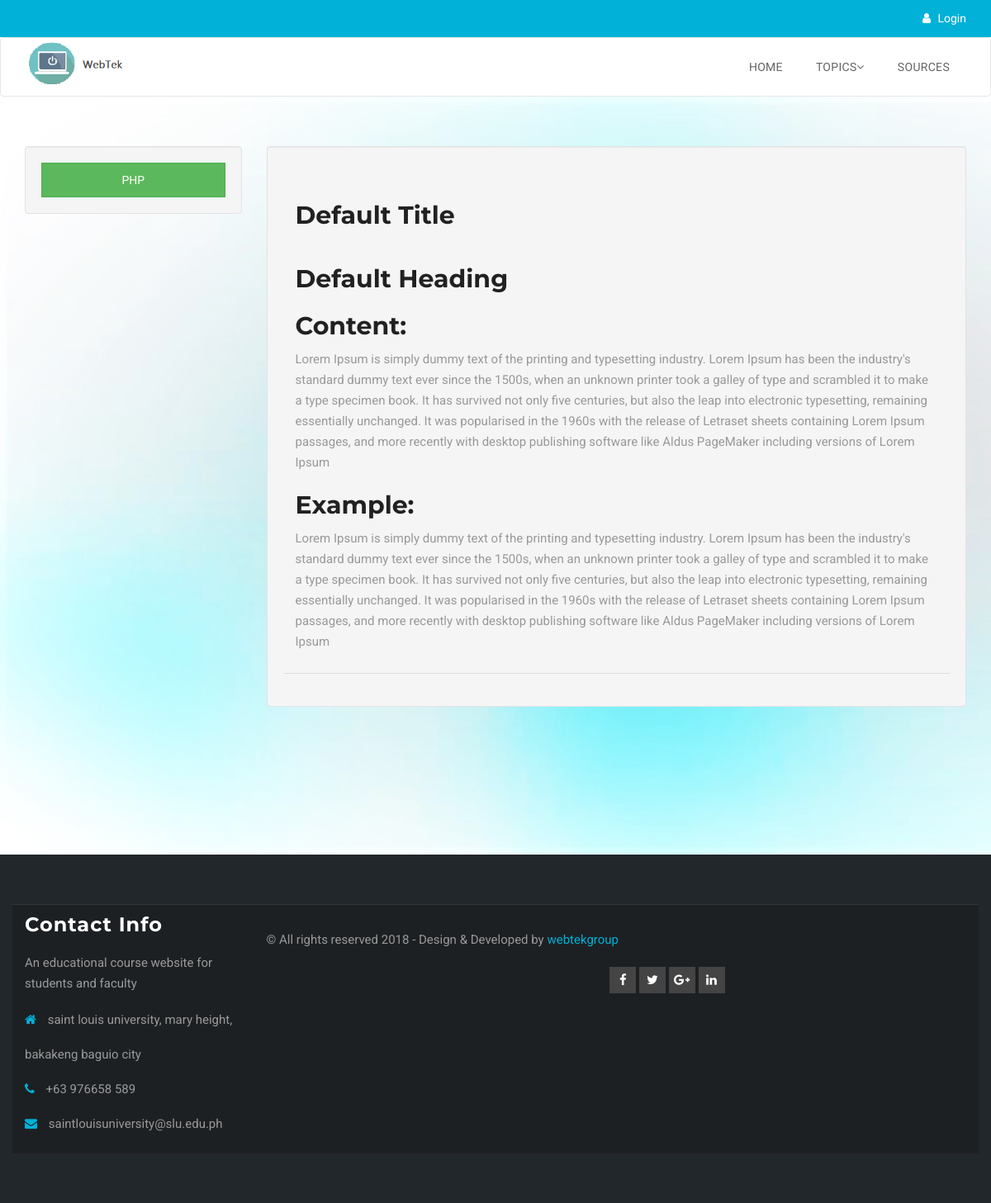
The page /index.php/welcome/loadPHP on the database as committed earlier.
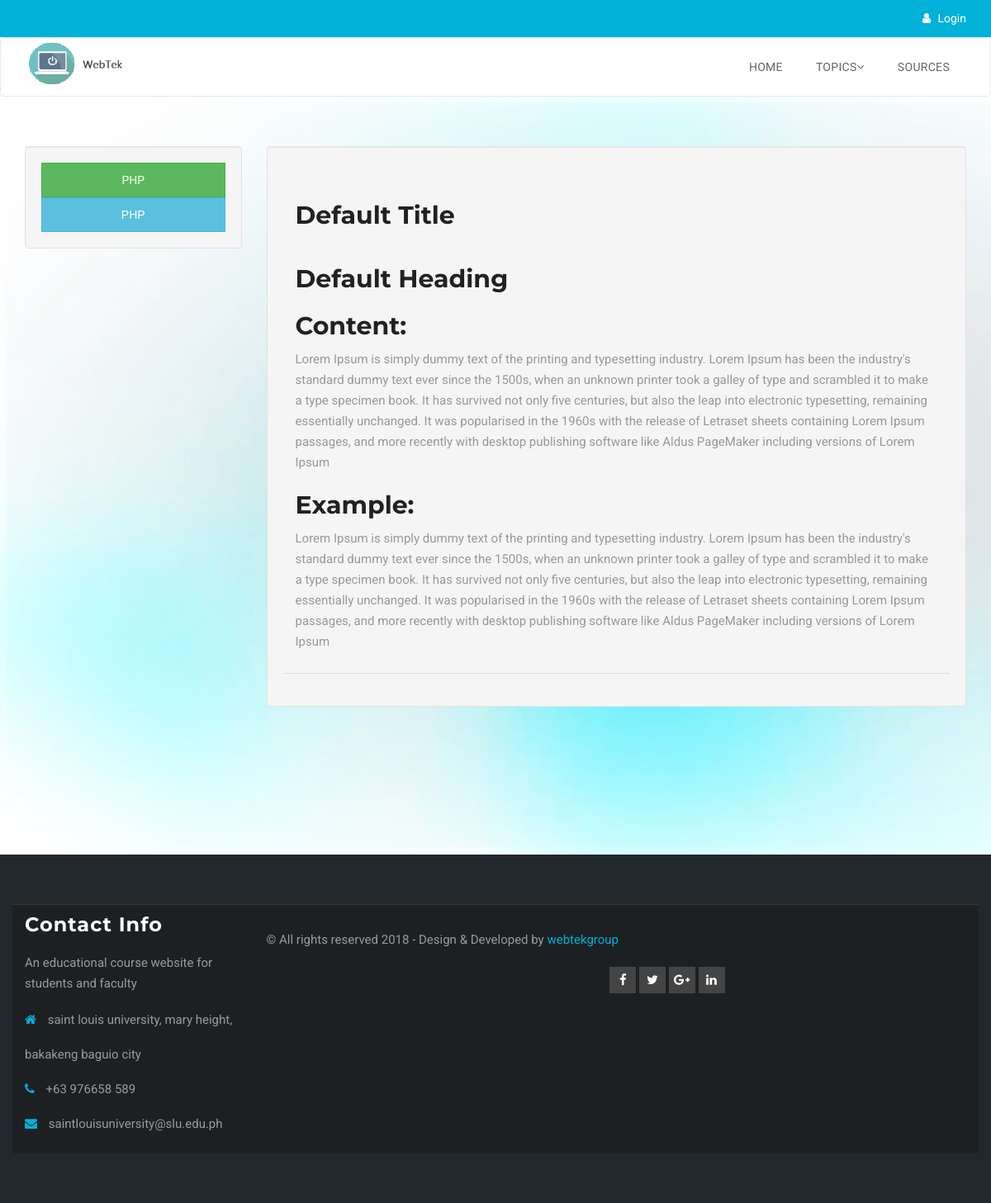
The same page on the database as committed later.
### tables this page shows
CREATE TABLE IF NOT EXISTS `content` (
  `contentID` int(10) NOT NULL AUTO_INCREMENT,
  `topic` varchar(50) DEFAULT NULL,
  `title` text,
  `heading` text,
  `body` text,
  `sample` text,
  `instructor` int(10) NOT NULL,
  PRIMARY KEY (`contentID`),
  KEY `content_pusher` (`instructor`)
);

### application/controllers/Welcome.php (called while the page is built, shortened)
<?php
class Welcome extends CI_Controller {
	public function __construct()
	{
		$this->load->helper('url');
		$this->load->library('session');
		$this->load->model('session_model');
		$this->load->model('user_model');
		$this->load->helper('form');
		$this->load->library('form_validation');
	}
	public function loadPHP()
	{
		$data['session'] = $this->session_model->sessionCheck();
		$topicName = "php";
		$data['phps'] = $this->user_model->getTopicLessons($topicName);
		$this->load->view('fragments/head.php');
		$this->load->view('fragments/header.php',$data);
		$this->load->view('fragments/scripts.php');
		$this->load->view('phpMainPage.php');
		$this->load->view('fragments/footer.php');
	}
}

### index.php (called while the page is built, shortened)
<?php
require_once BASEPATH.'core/CodeIgniter.php';

### application/models/User_model.php (called while the page is built, shortened)
<?php
	class User_model extends CI_model
	{
		public function getTopicLessons($topic){
			$this->db->select('*');
			$this->db->from('content');
			$this->db->where('topic', $topic);
			$query = $this->db->get();
			return $query->result_array();
		}
	}
?>

### application/views/phpMainPage.php (the view, shortened to what this page needs)
<section class="activity-area section">
    <div class="container">
        <div class="row">
 		<div class="col-lg-3">
 			<div class="well">
 				<a class="btn btn-block btn-success" href="<?php echo base_url('welcome/setPHPLessonID') ?>">PHP</a>
		<form method="POST" action="<?php echo base_url('welcome/setPHPLessonID') ?>">
			<?php
				foreach ($phps as $php) {
			?>
				<button type="submit" name="topicContent" value="<?php echo $php['contentID'] ?>" class="btn btn-block btn-info topicContent"><?php echo $php['title'] ?></button>
			<?php
				}
			?>
		</form>
 			</div>
 		</div>
 		<div class="col-lg-9">
 			<div class="panel form-horizontal well">
           <div class="panel-body">
           	<?php
           		if ($lessonData) {
           	?>
           		<h1><?php echo $lessonData['title'] ?></h1>
           		<h2><?php echo $lessonData['heading'] ?></h2>
           		<h3>Content:</h3>
           		<p><?php echo $lessonData['body'] ?></p>
           		<h3>Example:</h3>
           		<p><?php echo $lessonData['sample'] ?></p>
           	<?php
           		}else{
           	?>
           	<h1>Default Title</h1>
           	<h2>Default Heading</h2>
			<h3>Content:</h3>
           	<p>Lorem Ipsum is simply dummy text of the printing and typesetting industry. Lorem Ipsum has been the industry's standard dummy text ever since the 1500s, when an unknown printer took a galley of type and scrambled it to make a type specimen book. It has survived not only five centuries, but also the leap into electronic typesetting, remaining essentially unchanged. It was popularised in the 1960s with the release of Letraset sheets containing Lorem Ipsum passages, and more recently with desktop publishing software like Aldus PageMaker including versions of Lorem Ipsum</p>
           	<h3>Example:</h3>
           	<p>Lorem Ipsum is simply dummy text of the printing and typesetting industry. Lorem Ipsum has been the industry's standard dummy text ever since the 1500s, when an unknown printer took a galley of type and scrambled it to make a type specimen book. It has survived not only five centuries, but also the leap into electronic typesetting, remaining essentially unchanged. It was popularised in the 1960s with the release of Letraset sheets containing Lorem Ipsum passages, and more recently with desktop publishing software like Aldus PageMaker including versions of Lorem Ipsum</p>
           	<?php
            	}
           	?>
           </div>
           <div class="panel-footer">
           </div>
         	</div>
 		</div>
 	</div>
    </div>
</section>

Rows that differ between the two databases and show on the page:
added content: $php['contentID'] 7 (drawn), title "PHP"
